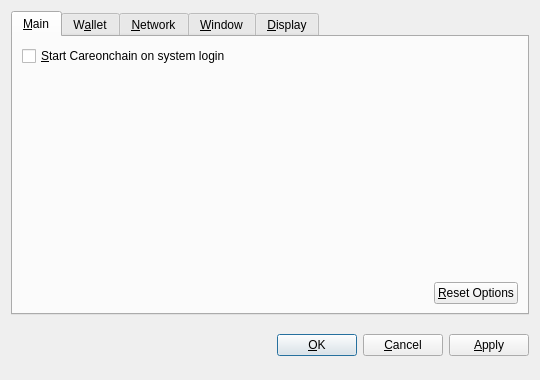
<?xml version="1.0" encoding="UTF-8"?>
<ui version="4.0">
 <class>OptionsDialog</class>
 <widget class="QDialog" name="OptionsDialog">
  <property name="geometry">
   <rect>
    <x>0</x>
    <y>0</y>
    <width>540</width>
    <height>380</height>
   </rect>
  </property>
  <property name="windowTitle">
   <string>Options</string>
  </property>
  <property name="modal">
   <bool>true</bool>
  </property>
  <layout class="QVBoxLayout" name="verticalLayout">
   <item>
    <widget class="QTabWidget" name="tabWidget">
     <property name="tabPosition">
      <enum>QTabWidget::North</enum>
     </property>
     <property name="currentIndex">
      <number>0</number>
     </property>
     <widget class="QWidget" name="tabMain">
      <attribute name="title">
       <string>&amp;Main</string>
      </attribute>
      <layout class="QVBoxLayout" name="verticalLayout_Main">
       <item>
        <widget class="QCheckBox" name="bitcoinAtStartup">
         <property name="toolTip">
          <string>Automatically start Careonchain after logging in to the system.</string>
         </property>
         <property name="text">
          <string>&amp;Start Careonchain on system login</string>
         </property>
        </widget>
       </item>
       <item>
        <spacer name="verticalSpacer_Main">
         <property name="orientation">
          <enum>Qt::Vertical</enum>
         </property>
         <property name="sizeHint" stdset="0">
          <size>
           <width>20</width>
           <height>40</height>
          </size>
         </property>
        </spacer>
       </item>
       <item>
        <layout class="QHBoxLayout" name="horizontalLayout_2_Main">
         <item>
          <spacer name="horizontalSpacer_2_Main">
           <property name="orientation">
            <enum>Qt::Horizontal</enum>
           </property>
           <property name="sizeHint" stdset="0">
            <size>
             <width>40</width>
             <height>20</height>
            </size>
           </property>
          </spacer>
         </item>
         <item>
          <widget class="QPushButton" name="resetButton">
           <property name="toolTip">
            <string>Reset all client options to default.</string>
           </property>
           <property name="text">
            <string>&amp;Reset Options</string>
           </property>
           <property name="autoDefault">
            <bool>false</bool>
           </property>
          </widget>
         </item>
        </layout>
       </item>
      </layout>
     </widget>
     <widget class="QWidget" name="tabWallet">
      <attribute name="title">
       <string>W&amp;allet</string>
      </attribute>
      <layout class="QVBoxLayout" name="verticalLayout_Network">
       <item>
        <widget class="QLabel" name="transactionFeeInfoLabel">
         <property name="text">
          <string>Optional transaction fee per kB that helps make sure your transactions are processed quickly. Most transactions are 1 kB.</string>
         </property>
         <property name="textFormat">
          <enum>Qt::PlainText</enum>
         </property>
         <property name="wordWrap">
          <bool>true</bool>
         </property>
        </widget>
       </item>
       <item>
        <layout class="QHBoxLayout" name="horizontalLayout_1_Main">
         <item>
          <widget class="QLabel" name="transactionFeeLabel">
           <property name="text">
            <string>Pay transaction &amp;fee</string>
           </property>
           <property name="textFormat">
            <enum>Qt::PlainText</enum>
           </property>
           <property name="buddy">
            <cstring>transactionFee</cstring>
           </property>
          </widget>
         </item>
         <item>
          <widget class="BitcoinAmountField" name="transactionFee"/>
         </item>
         <item>
          <spacer name="horizontalSpacer_1_Main">
           <property name="orientation">
            <enum>Qt::Horizontal</enum>
           </property>
           <property name="sizeHint" stdset="0">
            <size>
             <width>40</width>
             <height>20</height>
            </size>
           </property>
          </spacer>
         </item>
        </layout>
       </item>
       <item>
        <widget class="QLabel" name="label">
         <property name="text">
          <string>If you disable the spending of unconfirmed change, the change from a transaction cannot be used until that transaction has at least one confirmation. This also affects how your balance is computed.</string>
         </property>
         <property name="wordWrap">
          <bool>true</bool>
         </property>
        </widget>
       </item>
       <item>
        <widget class="QCheckBox" name="spendZeroConfChange">
         <property name="text">
          <string>Spend unconfirmed change  (experts only)</string>
         </property>
        </widget>
       </item>
       <item>
        <spacer name="verticalSpacer">
         <property name="orientation">
          <enum>Qt::Vertical</enum>
         </property>
         <property name="sizeHint" stdset="0">
          <size>
           <width>20</width>
           <height>40</height>
          </size>
         </property>
        </spacer>
       </item>
      </layout>
     </widget>
     <widget class="QWidget" name="tabNetwork">
      <attribute name="title">
       <string>&amp;Network</string>
      </attribute>
      <layout class="QVBoxLayout" name="verticalLayout_Network">
       <item>
        <widget class="QCheckBox" name="mapPortUpnp">
         <property name="toolTip">
          <string>Automatically open the Careonchain client port on the router. This only works when your router supports UPnP and it is enabled.</string>
         </property>
         <property name="text">
          <string>Map port using &amp;UPnP</string>
         </property>
        </widget>
       </item>
       <item>
        <widget class="QCheckBox" name="connectSocks">
         <property name="toolTip">
          <string>Connect to the Careonchain network through a SOCKS proxy (e.g. when connecting through Tor).</string>
         </property>
         <property name="text">
          <string>&amp;Connect through SOCKS proxy:</string>
         </property>
        </widget>
       </item>
       <item>
        <layout class="QHBoxLayout" name="horizontalLayout_Network">
         <item>
          <widget class="QLabel" name="proxyIpLabel">
           <property name="text">
            <string>Proxy &amp;IP:</string>
           </property>
           <property name="textFormat">
            <enum>Qt::PlainText</enum>
           </property>
           <property name="buddy">
            <cstring>proxyIp</cstring>
           </property>
          </widget>
         </item>
         <item>
          <widget class="QValidatedLineEdit" name="proxyIp">
           <property name="maximumSize">
            <size>
             <width>140</width>
             <height>16777215</height>
            </size>
           </property>
           <property name="toolTip">
            <string>IP address of the proxy (e.g. 127.0.0.1)</string>
           </property>
          </widget>
         </item>
         <item>
          <widget class="QLabel" name="proxyPortLabel">
           <property name="text">
            <string>&amp;Port:</string>
           </property>
           <property name="textFormat">
            <enum>Qt::PlainText</enum>
           </property>
           <property name="buddy">
            <cstring>proxyPort</cstring>
           </property>
          </widget>
         </item>
         <item>
          <widget class="QLineEdit" name="proxyPort">
           <property name="maximumSize">
            <size>
             <width>55</width>
             <height>16777215</height>
            </size>
           </property>
           <property name="toolTip">
            <string>Port of the proxy (e.g. 9050)</string>
           </property>
          </widget>
         </item>
         <item>
          <widget class="QLabel" name="socksVersionLabel">
           <property name="text">
            <string>SOCKS &amp;Version:</string>
           </property>
           <property name="textFormat">
            <enum>Qt::PlainText</enum>
           </property>
           <property name="buddy">
            <cstring>socksVersion</cstring>
           </property>
          </widget>
         </item>
         <item>
          <widget class="QValueComboBox" name="socksVersion">
           <property name="toolTip">
            <string>SOCKS version of the proxy (e.g. 5)</string>
           </property>
          </widget>
         </item>
         <item>
          <spacer name="horizontalSpacer_Network">
           <property name="orientation">
            <enum>Qt::Horizontal</enum>
           </property>
           <property name="sizeHint" stdset="0">
            <size>
             <width>40</width>
             <height>20</height>
            </size>
           </property>
          </spacer>
         </item>
        </layout>
       </item>
       <item>
        <spacer name="verticalSpacer_Network">
         <property name="orientation">
          <enum>Qt::Vertical</enum>
         </property>
         <property name="sizeHint" stdset="0">
          <size>
           <width>20</width>
           <height>40</height>
          </size>
         </property>
        </spacer>
       </item>
      </layout>
     </widget>
     <widget class="QWidget" name="tabWindow">
      <attribute name="title">
       <string>&amp;Window</string>
      </attribute>
      <layout class="QVBoxLayout" name="verticalLayout_Window">
       <item>
        <widget class="QCheckBox" name="minimizeToTray">
         <property name="toolTip">
          <string>Show only a tray icon after minimizing the window.</string>
         </property>
         <property name="text">
          <string>&amp;Minimize to the tray instead of the taskbar</string>
         </property>
        </widget>
       </item>
       <item>
        <widget class="QCheckBox" name="minimizeOnClose">
         <property name="toolTip">
          <string>Minimize instead of exit the application when the window is closed. When this option is enabled, the application will be closed only after selecting Quit in the menu.</string>
         </property>
         <property name="text">
          <string>M&amp;inimize on close</string>
         </property>
        </widget>
       </item>
       <item>
        <spacer name="verticalSpacer_Window">
         <property name="orientation">
          <enum>Qt::Vertical</enum>
         </property>
         <property name="sizeHint" stdset="0">
          <size>
           <width>20</width>
           <height>40</height>
          </size>
         </property>
        </spacer>
       </item>
      </layout>
     </widget>
     <widget class="QWidget" name="tabDisplay">
      <attribute name="title">
       <string>&amp;Display</string>
      </attribute>
      <layout class="QVBoxLayout" name="verticalLayout_Display">
       <item>
        <layout class="QHBoxLayout" name="horizontalLayout_1_Display">
         <item>
          <widget class="QLabel" name="langLabel">
           <property name="text">
            <string>User Interface &amp;language:</string>
           </property>
           <property name="textFormat">
            <enum>Qt::PlainText</enum>
           </property>
           <property name="buddy">
            <cstring>lang</cstring>
           </property>
          </widget>
         </item>
         <item>
          <widget class="QValueComboBox" name="lang">
           <property name="toolTip">
            <string>The user interface language can be set here. This setting will take effect after restarting Careonchain.</string>
           </property>
          </widget>
         </item>
        </layout>
       </item>
       <item>
        <layout class="QHBoxLayout" name="horizontalLayout_2_Display">
         <item>
          <widget class="QLabel" name="unitLabel">
           <property name="text">
            <string>&amp;Unit to show amounts in:</string>
           </property>
           <property name="textFormat">
            <enum>Qt::PlainText</enum>
           </property>
           <property name="buddy">
            <cstring>unit</cstring>
           </property>
          </widget>
         </item>
         <item>
          <widget class="QValueComboBox" name="unit">
           <property name="toolTip">
            <string>Choose the default subdivision unit to show in the interface and when sending coins.</string>
           </property>
          </widget>
         </item>
        </layout>
       </item>
       <item>
        <widget class="QCheckBox" name="displayAddresses">
         <property name="toolTip">
          <string>Whether to show Careonchain addresses in the transaction list or not.</string>
         </property>
         <property name="text">
          <string>&amp;Display addresses in transaction list</string>
         </property>
        </widget>
       </item>
       <item>
        <widget class="QCheckBox" name="coinControlFeatures">
         <property name="toolTip">
          <string>Whether to show coin control features or not.</string>
         </property>
         <property name="text">
          <string>Display coin &amp;control features (experts only!)</string>
         </property>
        </widget>
       </item>
       <item>
        <spacer name="verticalSpacer_Display">
         <property name="orientation">
          <enum>Qt::Vertical</enum>
         </property>
         <property name="sizeHint" stdset="0">
          <size>
           <width>20</width>
           <height>40</height>
          </size>
         </property>
        </spacer>
       </item>
      </layout>
     </widget>
    </widget>
   </item>
   <item>
    <layout class="QHBoxLayout" name="horizontalLayout_Buttons">
     <item>
      <spacer name="horizontalSpacer_1">
       <property name="orientation">
        <enum>Qt::Horizontal</enum>
       </property>
       <property name="sizeHint" stdset="0">
        <size>
         <width>40</width>
         <height>48</height>
        </size>
       </property>
      </spacer>
     </item>
     <item>
      <widget class="QLabel" name="statusLabel">
       <property name="font">
        <font>
         <weight>75</weight>
         <bold>true</bold>
        </font>
       </property>
       <property name="text">
        <string/>
       </property>
       <property name="textFormat">
        <enum>Qt::PlainText</enum>
       </property>
       <property name="wordWrap">
        <bool>true</bool>
       </property>
      </widget>
     </item>
     <item>
      <spacer name="horizontalSpacer_2">
       <property name="orientation">
        <enum>Qt::Horizontal</enum>
       </property>
       <property name="sizeHint" stdset="0">
        <size>
         <width>40</width>
         <height>48</height>
        </size>
       </property>
      </spacer>
     </item>
     <item>
      <widget class="QPushButton" name="okButton">
       <property name="text">
        <string>&amp;OK</string>
       </property>
      </widget>
     </item>
     <item>
      <widget class="QPushButton" name="cancelButton">
       <property name="text">
        <string>&amp;Cancel</string>
       </property>
       <property name="autoDefault">
        <bool>false</bool>
       </property>
      </widget>
     </item>
     <item>
      <widget class="QPushButton" name="applyButton">
       <property name="text">
        <string>&amp;Apply</string>
       </property>
       <property name="autoDefault">
        <bool>false</bool>
       </property>
      </widget>
     </item>
    </layout>
   </item>
  </layout>
 </widget>
 <customwidgets>
  <customwidget>
   <class>BitcoinAmountField</class>
   <extends>QSpinBox</extends>
   <header>bitcoinamountfield.h</header>
  </customwidget>
  <customwidget>
   <class>QValueComboBox</class>
   <extends>QComboBox</extends>
   <header>qvaluecombobox.h</header>
  </customwidget>
  <customwidget>
   <class>QValidatedLineEdit</class>
   <extends>QLineEdit</extends>
   <header>qvalidatedlineedit.h</header>
  </customwidget>
 </customwidgets>
 <resources/>
 <connections/>
</ui>
